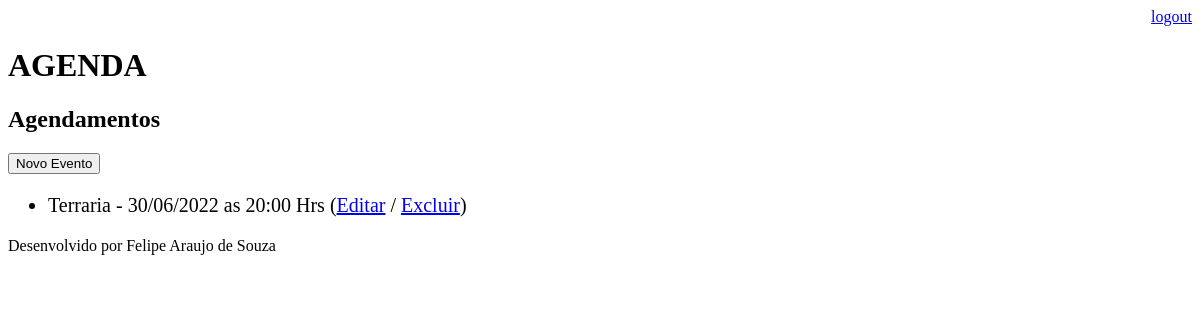
/agenda/ (signed in), run on an earlier commit of the app's database.
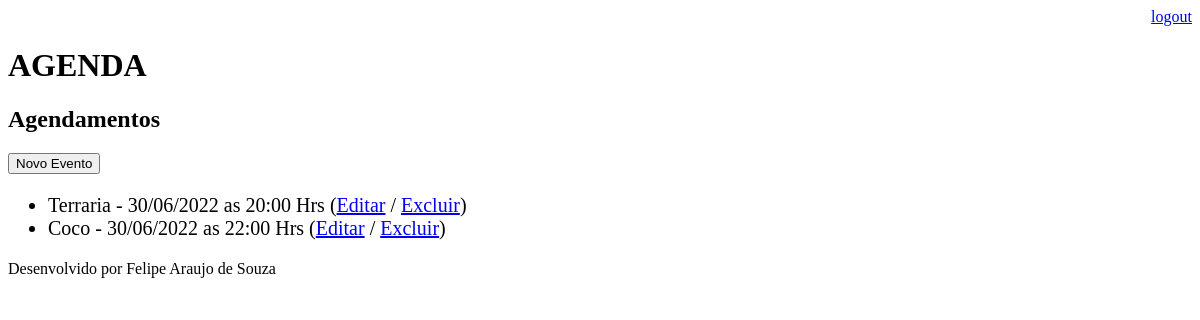
And on a later commit of the database.
### core/models.py (models this page shows, shortened)
class Evento(models.Model):
    titulo = models.CharField(max_length=100)
    descricao = models.TextField(blank=True, null=True)
    data_evento = models.DateTimeField(verbose_name="Data do Evento")
    data_criacao = models.DateTimeField(auto_now=True)
    usuario = models.ForeignKey(User, on_delete=models.CASCADE)
    class Meta:
        db_table = "evento"
    def get_data_evento(self):
        return self.data_evento.strftime("%d/%m/%Y as %H:%M Hrs")

### core/views.py (the view)
# urls.py: path("agenda/", views.lista_eventos),
@login_required(login_url="/login/")
def lista_eventos(request):
    usuario = request.user
    evento = Evento.objects.filter(usuario=usuario)
    dados = {"eventos": evento}
    return render(request, "agendas.html", dados)

### templates/agendas.html
{% extends "model-page.html" %}
{% block content %}
    <h2>Agendamentos</h2>
    <a href="evento/">
        <button type="button">Novo Evento</button>
    </a>
    <ul style="font-size: 20px">
    {% for evento in eventos %}
        <li>
            {{evento.titulo}} - {{evento.get_data_evento}}
            (<a href="evento/?id={{ evento.id }}">Editar</a>
            / <a href="evento/delete/{{ evento.id }}/">Excluir</a>)
        </li>
    {% endfor %}
    </ul>
{% endblock %}

What changed in the data, as far as the page shows it:
added Evento: titulo "Coco", get_data_evento "30/06/2022 as 22:00 Hrs"
